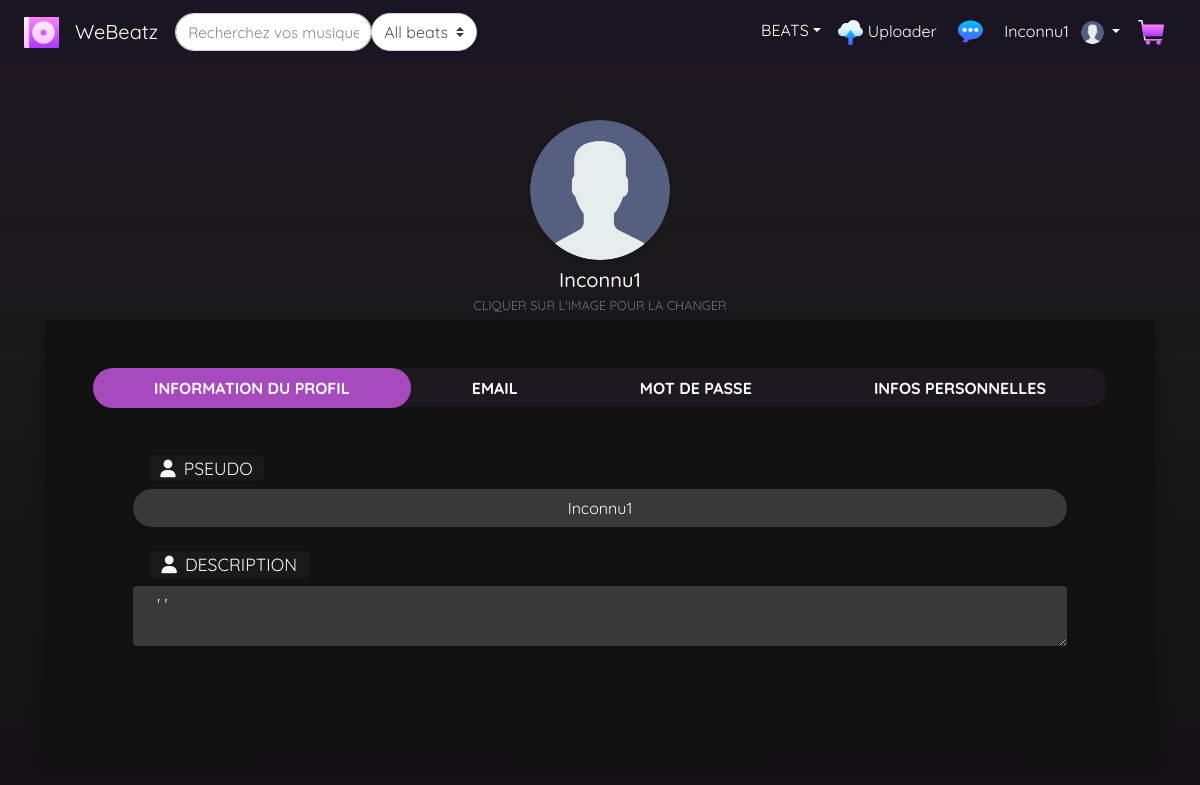
Page /WeBeatz/edit-profil.php?profil_id=36 (signed in) on the committed database.
### tables this page shows
CREATE TABLE IF NOT EXISTS `user` (
  `user_id` int(10) UNSIGNED NOT NULL AUTO_INCREMENT,
  `user_role` int(2) UNSIGNED NOT NULL DEFAULT 2,
  `user_pseudo` varchar(25) NOT NULL,
  `user_email` varchar(150) NOT NULL,
  `user_image` text NOT NULL DEFAULT 'assets/img/user.png',
  `user_prenom` varchar(30) DEFAULT NULL,
  `user_nom` varchar(30) DEFAULT NULL,
  `user_description` text NOT NULL DEFAULT '\' \'',
  `user_sexe` varchar(1) DEFAULT NULL,
  `user_datenaissance` date DEFAULT NULL,
  `user_ville` varchar(100) DEFAULT NULL,
  `user_pays` int(3) DEFAULT NULL,
  `user_password` text NOT NULL,
  `user_dateinscription` datetime NOT NULL,
  `user_dateconnexion` datetime NOT NULL,
  `user_statut` int(2) DEFAULT 1,
  PRIMARY KEY (`user_id`),
  UNIQUE KEY `user_pseudo` (`user_pseudo`),
  UNIQUE KEY `user_mail` (`user_email`),
  KEY `user_pays` (`user_pays`)
);

### WeBeatz/edit-profil.php (the view, shortened to what this page needs)
<?php
include('assets/db/connexiondb.php');
$baseid = (int) $_GET['profil_id'];
$req = $BDD->prepare("SELECT *
    FROM user
    WHERE user_id = ?");
$req->execute(array($baseid));
$afficher_profil = $req->fetch();
$basepseudo = $afficher_profil['user_pseudo'];
$basedescription = $afficher_profil['user_description'];
$okadmin = false;
$baseimage = $afficher_profil['user_image'];
$activetabinfoprofil = true;
$activetabemail = false;
$activetabmdp = false;
$activetabinfoperso = false;
?>
<!DOCTYPE html>
<html lang="fr">
    <head>
        <link rel="stylesheet" type="text/css" href="assets/css/navbar.css">
        <link rel="stylesheet" type="text/css" href="assets/css/edit-profil.css">
    </head>
    <body>
        <?php
        require_once('assets/skeleton/navbar.php');
        ?>
        <div class="container py-2 mt-5">
            <div class="row mb-1 mt-5">
                <div class="col-lg-8 pb-0 mt-3 text-center mx-auto">
                    <img onclick="getfile();" id="imgduboug" src="<?=$baseimage ?>" alt=""  class="img-fluid  mb-2  roundedImage shadow-sm">
                    <h5 class="mb-0 "><?=$basepseudo ?> <?php if($okadmin) { ?> (ADMIN) <?php } ?> </h5>
                    <span class="small text-uppercase text-muted">Cliquer sur l'image pour la changer</span>
                </div>
            </div>
            <div class="p-5 bg-back rounded shadow mb-5">
                <ul id="myTab" role="tablist" class="nav nav-tabs nav-pills flex-column flex-sm-row text-center  border-0 rounded-nav">
                    <li class="nav-item flex-sm-fill">
                        <a id="home-tab" data-toggle="tab" href="#tabinfoprofil" role="tab" aria-controls="tabinfoprofil" aria-selected="true" class="nav-link border-0 text-uppercase font-weight-bold <?php if($activetabinfoprofil){ ?> active <?php } ?>">Information du profil </a>
                    </li>
                    <li class="nav-item flex-sm-fill">
                        <a id="profile-tab" data-toggle="tab" href="#tabemail" role="tab" aria-controls="tabemail" aria-selected="false" class="nav-link border-0 text-uppercase font-weight-bold <?php if($activetabemail){ ?> active <?php } ?>">Email</a>
                    </li>
                    <li class="nav-item flex-sm-fill">
                        <a id="contact-tab" data-toggle="tab" href="#tabmotdepasse" role="tab" aria-controls="tabmotdepasse" aria-selected="false" class="nav-link border-0 text-uppercase font-weight-bold <?php if($activetabmdp){ ?> active <?php } ?>">Mot de passe </a>
                    </li>
                    <li class="nav-item flex-sm-fill">
                        <a id="contact-tab" data-toggle="tab" href="#tabinfoperso" role="tab" aria-controls="tabinfoperso" aria-selected="false" class="nav-link border-0 text-uppercase font-weight-bold <?php if($activetabinfoperso){ ?> active <?php } ?>">Infos personnelles</a>
                    </li>
                </ul>
                <div id="myTabContent" class="tab-content">
                    <div id="tabinfoprofil" role="tabpanel" aria-labelledby="info-profil-tab" class="tab-pane fade px-4 py-5 <?php if($activetabinfoprofil){ ?> show active <?php } ?>">
                        <form method="post" class="">
                            <div class="form-group mb-4 ml-3 mr-3">
                                <div class="d-flex justify-content-start ">
                                    <div class=" text-uppercase text-center">  <label for="pseudo" class="lesLabels rounded ml-3"><i class="fas fa-user mr-2"></i>Pseudo</label></div>
                                </div>
                                <input onkeyup="goBtnSave(this,1)" type="text" class="mb-2 mr-3 text-light text-center border-0 form-control lesInputs rounded-pill shadow-sm px-4" id="pseudo" name="pseudo" placeholder="Mettez un pseudo pour votre profil"  value="<?=$basepseudo?>" autofocus>
                            </div>
                            <div class="form-group  ml-3 mr-3 ">
                                <div class="d-flex justify-content-start ">
                                    <div class=" text-uppercase text-center">  <label for="description" class="lesLabels rounded ml-3"><i class="fas fa-user mr-2"></i>Description</label></div>
                                </div>
                                <textarea onkeyup="goBtnSave(this,1)" id="description" name="description" class="mb-2 mr-3 text-light border-0 form-control lesInputs rounded shadow-sm px-4" value="<?=$basedescription?>"><?=$basedescription?></textarea>
                            </div>
                        </form>
                    </div>
            </div>
        </div>
    </body>
</html>

### WeBeatz/assets/css/var-couleurs-polices.css (style rules this page uses)
:root { --base-color1: #871b8b; --base-color2: #121619; --base-colorDark1: #1b0929; --base-colorDark2: #7728b2; --base-colorDark3: ; --background-dark : #121618; --base-color-purple1: #871b8b; --base-color-purple2: #121619; --base-color-purple3:; --base-police1: 'Quicksand', sans-serif; --base-taille1: 16px; }
body,html { font-family: var(--base-police1); }

### WeBeatz/assets/css/navbar.css (style rules this page uses)
:root { --couleurdark: rgb(27, 21, 33); --basepolice: ; --base-border-radius : 10px; --couleur1: var(--base-color1); }

### WeBeatz/assets/css/edit-profil.css (style rules this page uses)
body { color: whitesmoke; background: linear-gradient(to bottom, rgb(30, 22, 33) 0%,rgb(25, 25, 25) 44%,rgb(20, 18, 20) 100%); }
.bg-back { background-color: #121212!important; }
#myTab { background-color: #1e1921; }
#myTab li a.nav-link { color: white; }
#myTab li a:active,.nav-pills .nav-link.active, .nav-pills .show>.nav-link { background-color: #a74abe; }
.lesLabels { min-width: 106%; background-color: #191919; font-size: 1.1rem; max-height: 30px; }
.lesInputs, .lesInputs:focus { background-color: #393939; }
::placeholder { color: #868686!important; font-size: 0.95em; }
#imgduboug { display:block; margin:auto; width: 6em; }
@media (min-width: 576px) { .rounded-nav { border-radius: 50rem !important; } }
@media (min-width: 576px) { .rounded-nav .nav-link { border-radius: 50rem !important; } }
.roundedImage { overflow:hidden; -webkit-border-radius:75%; -moz-border-radius:75%; border-radius:75%; min-width:140px; height:140px; }

### rows in the picture
user: user_image (placeholder picture), user_pseudo "Inconnu1", pseudo "Inconnu1", description "' '"

### other values in the picture
$_SESSION['user_pseudo'] "Inconnu1"
